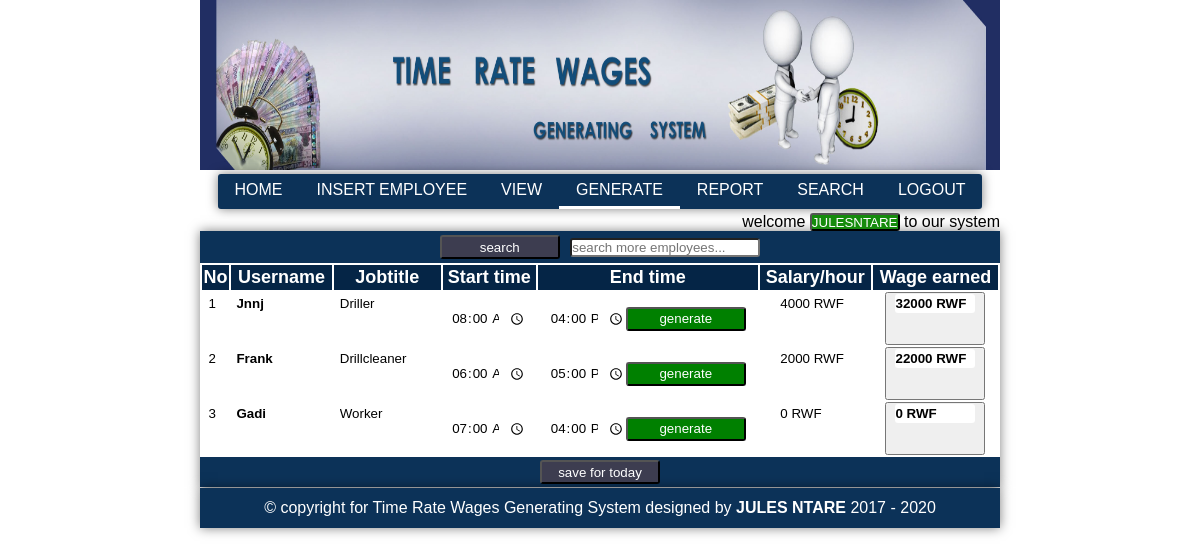
Screenshot of /generate.php (signed in) with the database file from the repository.
### tables this page shows
CREATE TABLE `temp` (
  `id` int(64) NOT NULL,
  `username` varchar(255) NOT NULL,
  `jobtitle` varchar(255) NOT NULL,
  `started` time NOT NULL,
  `ended` time NOT NULL,
  `salary` int(64) NOT NULL,
  `salaryearned` int(64) NOT NULL,
  `date` date NOT NULL,
  `time` time NOT NULL DEFAULT '00:00:00'
);

### session_files/session_start.php (called while the page is built)
<?php
    if(isset($_SESSION['adminname']))
    {
     $adminname=$_SESSION['adminname'];
    } else {
        echo "<META http-equiv=refresh content=0;url=index.php>";
    }
?>

### generate.php (the view, shortened to what this page needs)
<?php
include('empconnect.php');
include ('session_files/session_start.php');
mysqli_query($conn,"DELETE from temp where date!=CURDATE()");
?>
<?php
if (isset($_POST['search'])) {
  $valuetosearch=$_POST['valuetosearch'];
  $quer="SELECT * FROM `temp` WHERE concat(`username`, `jobtitle`, `started`, `ended`,`salary`, `salaryearned`, `date`) LIKE '%".$valuetosearch."%'";
  $search_result=filterTable($quer);
}
else
{
$quer="SELECT * FROM `temp` order by time";
}
function filterTable($quer)
{
include('empconnect.php');
$filter_result=mysqli_query($conn, $quer) or die(mysqli_error($conn));
return $filter_result;
}
?>
 <?php
$result=mysqli_query($conn,"SELECT * from admin where adminname='$adminname'")or die(mysql_error());
$row=mysqli_fetch_array($result);
$adminname=$row['adminname'];
?>
<!DOCTYPE html>
<html>
<head>
<link rel="stylesheet" type="text/css" href="css/emptime.css">
</head>
<body>
<header>
	<img src="images/banner.jpg">
	<nav>
		<ul>
			<li><a href="home.php" title="Home page">HOME</a></li>
			<li><a href="register.php" title="Registration room">INSERT EMPLOYEE</a></li>
			<li><a href="view.php" title="View Employees">VIEW</a></li>
			<li class="active"><a href="generate.php" title="active Employees">GENERATE</a></li>
			<li><a href="report.php" title="Report of the day">REPORT</a></li>
			<li><a href="search.php" title="retreiving room">SEARCH</a></li>
			<li><a href="logout.php" title="Get out of the system">LOGOUT</a></li>
		</ul>
	</nav>
	<?php
	$uc=strtoupper($adminname);
	echo "<span>welcome <button class='but'>".$uc."</button> to our system</span>";
	?>
</header>
<section class="view_section">
<form method="POST" action="generate.php" enctype="multipart/form-data" class="search">
	<input type="submit" name="search" value="search">
<input type="text" name="valuetosearch" placeholder="search more employees..." autofocus>
</form>
<table  class="c">
<tr>
     <th>No</th>
	<th>Username</th>
	<th>Jobtitle</th>
	<th>Start time</th>
	<th>End time</th>
	<th>Salary/hour</th>
	<th>Wage earned</th>
</tr>
<?php
	$i=1;
	$search_result=filterTable($quer);
	while ($row=mysqli_fetch_array($search_result)) {
			if ($i<8) {
				echo "<tr>";
				echo "<form method='post' action='generate.php'>";
				echo "<td><input type='text' name='no' value='$i' style='width:14px; border:0'></td>";
				echo "<td><input type='text' name='username' value='$row[username]' style='width:90px; font-weight:bold; border:0' readonly></td>";
				echo "<td><input type='text' name='jobtitle' value='$row[jobtitle]' style='width:95px; border:0' readonly></td>";
				echo "<td>"."<input type='time' name='started' value='$row[started]' style='width:76px; border:0' autofocus>"."</td>";
				echo "<td>"."<input type='time' name='ended' value='$row[ended]' style='width:76px; border:0px;'><input type='submit' name='generate' id='generate' value='generate'>"."</td>";
				echo "<td><input type='text' name='salary' value='$row[salary] RWF' style='width:70px; border:0' readonly></td>";
				echo "<td><button style='width:100px;'><input type='text' name='salaryearned' value='$row[salaryearned] RWF' style='width:80px; border:0; font-weight:bold;'></button></td>";
				echo "</form>";
				echo "</tr>";
			}
			else {
				echo "<tr><td>hi</td></tr>";
			}
			$i++;
	}
	?>
</table>
<form method="POST" action="generate.php">
	<input type="submit" name="save" value="save for today" style="margin: 3px 0;">
</form>
</section>
<?php include('footer.php'); ?>
</body>
</html>

### css/emptime.css (style rules this page uses)
* { font-family: sans-serif; margin: 0; padding: 0; box-sizing: border-box; }
header { width: 100%; text-align: center; }
header img { width: 800px; height: 170px; }
header nav { width: 100%; margin: 0 auto; }
nav ul { background-color: rgb(12, 50, 88); box-shadow: 0px 0px 11px rgba(0, 0, 0, 0.5); list-style: none; display: inline-block; border-radius: 3px; }
li { float: left; padding: 7px 17px; }
.active { border-bottom: 3px solid #fff; }
ul li a { color: white; text-decoration: none; border-radius: 3px; }
header span { display: block; text-align: right; width: 800px; margin: 0 auto; }
section { display: block; text-align: center; width: 800px; margin: 0 auto; height: 320px; box-shadow: 0px 0px 11px rgba(0, 0, 0, 0.5); background-color: rgb(12, 50, 88); color: #fff; }
.view_section { height: auto; }
input[type='submit'], input[type='reset'] { background: rgb(61, 61, 80); cursor: pointer; border-radius: 3px; height: 24px; width: 120px; margin-right: 10px; color: #fff; margin-top: 30px; }
input[type='text'], input[type='email'], input[type='password'] { box-shadow: rgb(12, 50, 88); width: 190px; height: 19px; border-radius: 3px; display: block; margin: 0 auto; margin-bottom: 30px; }
.c { background-color: rgb(255, 255, 255); width: 100%; height: auto; }
.c th { font-size: 18px; background-color: rgb(5, 37, 70); height: 25px; }
.c td { font-size: 15px; }
.search { display: inline-block; width: 100%; margin: 4px 0; }
.search input { display: inline; margin: 0 3px; }
#generate { font-family: 'arial' sans-serif; border-radius: 3px; position: relative; background-color: green; margin: 0; }
.but { background-color: rgb(21, 139, 12); height: 18px; color: #fff; border-radius: 3px; }

### rows the page displays
temp: username "Jnnj", jobtitle "Driller", started "08:00:00", ended "16:00:00", salary "4000 RWF", salaryearned "32000 RWF"
temp: username "Frank", jobtitle "Drillcleaner", started "06:00:00", ended "17:00:00", salary "2000 RWF", salaryearned "22000 RWF"
temp: username "Gadi", jobtitle "Worker", started "07:00:00", ended "16:00:00", salary "0 RWF", salaryearned "0 RWF"

### other values shown
$uc "JULESNTARE"
